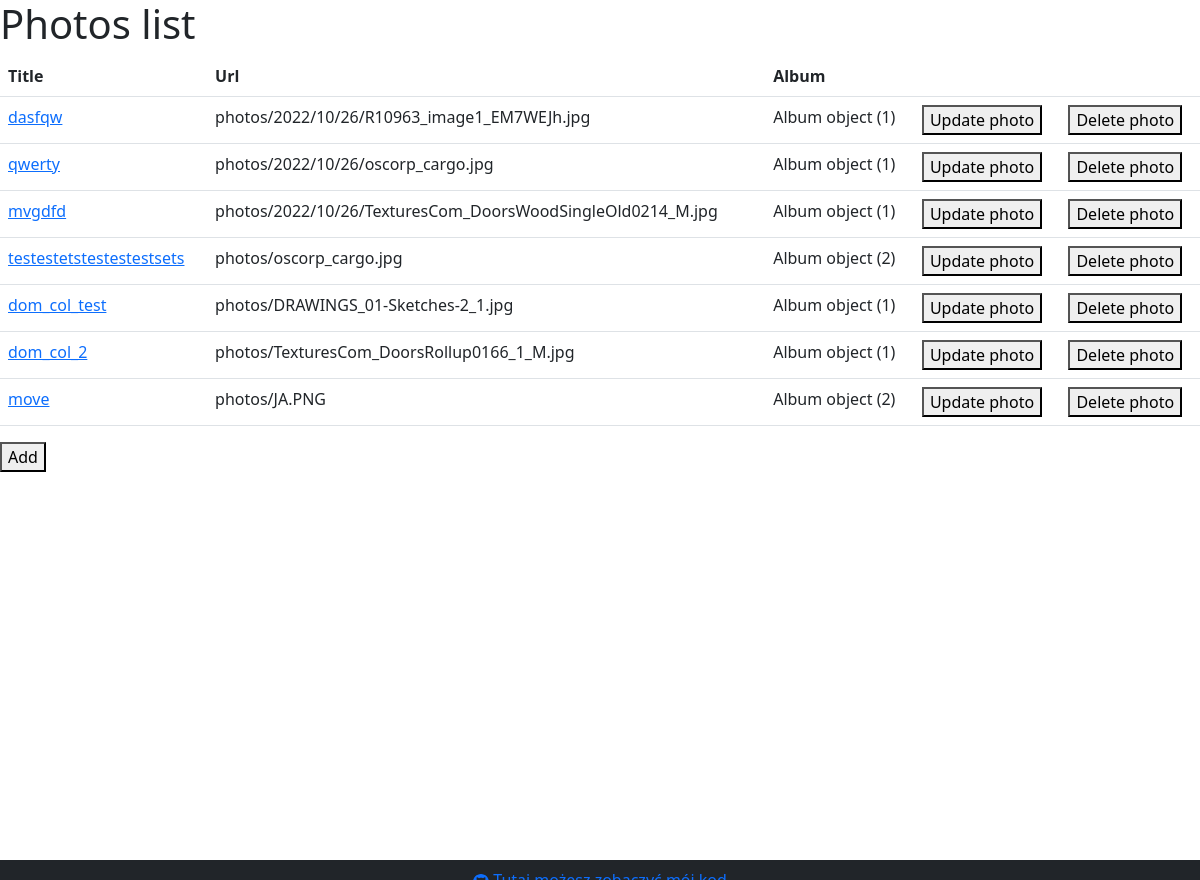
/photos/, run on the app's committed database.
### photos/models.py (models this page shows, shortened)
class Photo(models.Model):
    title = models.CharField(max_length=40)
    image = models.ImageField(upload_to='photos/', blank=True, null=True)
    album = models.ForeignKey(
        'photos.Album',
        blank=True,
        null=True,
        on_delete=models.CASCADE,
    )

class Album(models.Model):
    album_title = models.CharField(max_length=40)

### photos/views.py (the view)
# urls.py: path('photos/', photos_list, name="photos_list"),
def photos_list(request):
    photos = Photo.objects.all()
    return render(request, 'photos-list.html', {"photos": photos })

### photos/templates/photos-list.html
{% extends "main.html" %}
{% block content %}
<h1>Photos list</h1>
<table class="table">
    <tr>
        <th>Title</th>
        <th>Url</th>
        <th>Album</th>
        <th></th>
        <th></th>
    </tr>
{% for photo in photos %}
    <tr>
        <td><a href="{% url 'photos:photo_detail' photo.id %}">{{ photo.title }}</a></td>
        <td>{{ photo.image }}</td>
        <td>{{ photo.album }}</td>
        <td><a href="{% url 'photos:update_photo' photo.id %}">
            <button type="submit" >Update photo</button>
        </a></td>
        <td><a href="{% url 'photos:delete_photo' photo.id %}">
            <button type="submit" >Delete photo</button>
        </a></td>
    </tr>
{% endfor %}
</table>
<a href="{% url 'photos:photos_add' %}">
            <button type="submit" value="Add new photo">Add</button>
</a>
{% endblock %}

### photos/templates/main.html (shortened to what this page needs)
<!DOCTYPE html>
<html lang="en">
<head>
    <link href="https://cdn.jsdelivr.net/npm/bootstrap@5.2.1/dist/css/bootstrap.min.css" rel="stylesheet">
</head>
<body >
<header>
{% block content %}
{% endblock %}
<footer class = "bg-dark text-center text-white position-absolute top-100 start-50 translate-middle w-100">
<div class = "footer container p-2">
        <a href="https://github.com/adis5433?tab=repositories">
        </a>
</div>
</footer>
</body>
</html>

### data on the page
Photo: title "dasfqw", image "photos/2022/10/26/R10963_image1_EM7WEJh.jpg", album "Album object (1)"
Photo: title "qwerty", image "photos/2022/10/26/oscorp_cargo.jpg", album "Album object (1)"
Photo: title "mvgdfd", image "photos/2022/10/26/TexturesCom_DoorsWoodSingleOld0214_M.jpg", album "Album object (1)"
Photo: title "testestetstestestestsets", image "photos/oscorp_cargo.jpg", album "Album object (2)"
Photo: title "dom_col_test", image "photos/DRAWINGS_01-Sketches-2_1.jpg", album "Album object (1)"
Photo: title "dom_col_2", image "photos/TexturesCom_DoorsRollup0166_1_M.jpg", album "Album object (1)"
Photo: title "move", image "photos/JA.PNG", album "Album object (2)"
